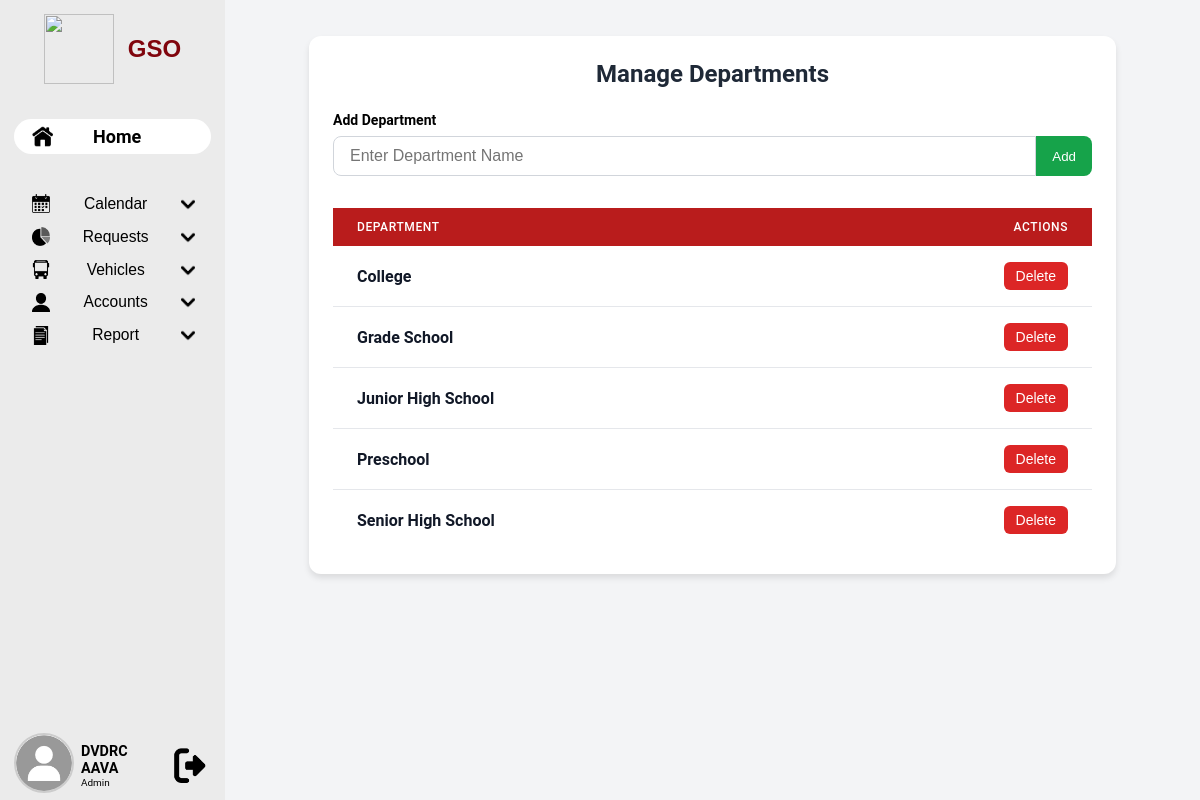
/GSO.php?mdep=a (signed in), run on the app's committed database.
### tables this page shows
CREATE TABLE `departmentstb` (
  `id` int(11) NOT NULL AUTO_INCREMENT,
  `department` varchar(20) NOT NULL,
  PRIMARY KEY (`id`),
  UNIQUE KEY `department` (`department`)
);

### managedept.php (the view, shortened to what this page needs)
<!DOCTYPE html>
<html lang="en">
<head>
</head>
<body>
    <div class="container">
        <h2>Manage Departments</h2>
        <?php
           include 'config.php';
            $result = $conn->query("SELECT * FROM departmentstb");
        ?>
        <form method="POST" class="form-group">
            <label for="dept_name"><strong>Add Department</strong></label>
            <div class="input-group">
                <input type="text" name="department" id="dept_name" required placeholder="Enter Department Name">
                <button type="submit" name="add" class="add-btn">Add</button>
            </div>
        </form>
        <div style="overflow-x: auto;">
            <table>
                <thead>
                    <tr>
                        <th>Department</th>
                        <th style="text-align: right;">Actions</th>
                    </tr>
                </thead>
                <tbody>
                    <?php while ($row = $result->fetch_assoc()): ?>
                    <tr>
                        <td><?php echo htmlspecialchars($row["department"]); ?></td>
                        <td style="text-align: right;">
                            <form method="POST" style="display: inline;">
                                <button type="submit" name="delete" class="delete-btn">Delete</button>
                            </form>
                        </td>
                    </tr>
                    <?php endwhile; ?>
                </tbody>
            </table>
        </div>
    </div>
</body>
</html>

### styles.css (style rules this page uses)
:root { --light-gray: #ebebeb; --dark-gray: #bcbcbc; --sidebar-width: 23.33vw; --maroon: #80050d; --yellow: #efb954; }
* { margin: 0; padding: 0; box-sizing: border-box; text-decoration: none; color: black; }
body { padding: 0; font-family: 'Roboto', sans-serif; background-color: white; display: flex; flex-direction: row; }

### managedept.php (style rules this page uses)
* { box-sizing: border-box; margin: 0; padding: 0; }
body { background-color: #f3f4f6; }
.container { max-width: 900px; margin: 0 auto; background-color: white; border-radius: 12px; box-shadow: 0 4px 6px rgba(0, 0, 0, 0.1); overflow: hidden; padding: 24px; }
h2 { font-size: 1.5rem; font-weight: 700; color: #1f2937; margin-bottom: 24px; text-align: center; }
.form-group { margin-bottom: 32px; }
label { display: block; font-size: 0.875rem; font-weight: 500; color: #374151; margin-bottom: 8px; }
.input-group { display: flex; width: 100%; }
input[type="text"] { flex-grow: 1; padding: 10px 16px; border: 1px solid #d1d5db; border-radius: 8px 0 0 8px; font-size: 1rem; outline: none; transition: border-color 0.2s, box-shadow 0.2s; }
button[type="submit"].add-btn { padding: 10px 16px; background-color: #16a34a; color: white; font-weight: 500; border: none; border-radius: 0 8px 8px 0; cursor: pointer; transition: background-color 0.2s; }
table { width: 100%; border-collapse: collapse; }
thead { background-color: #b91c1c; }
th { padding: 12px 24px; text-align: left; font-size: 0.75rem; font-weight: 500; color: white; text-transform: uppercase; letter-spacing: 0.05em; }
td { padding: 16px 24px; font-weight: 600; color: #111827; }
tr { border-bottom: 1px solid #e5e7eb; }
tr:last-child { border-bottom: none; }
.delete-btn { padding: 6px 12px; background-color: #dc2626; color: white; font-size: 0.875rem; font-weight: 500; border: none; border-radius: 6px; cursor: pointer; transition: background-color 0.2s; }

### data on the page
departmentstb: department "College"
departmentstb: department "Grade School"
departmentstb: department "Junior High School"
departmentstb: department "Preschool"
departmentstb: department "Senior High School"

### other printed values
$_SESSION['lname'] "DVDRC"
$_SESSION['fname'] "AAVA"
$_SESSION['role'] "Admin"
